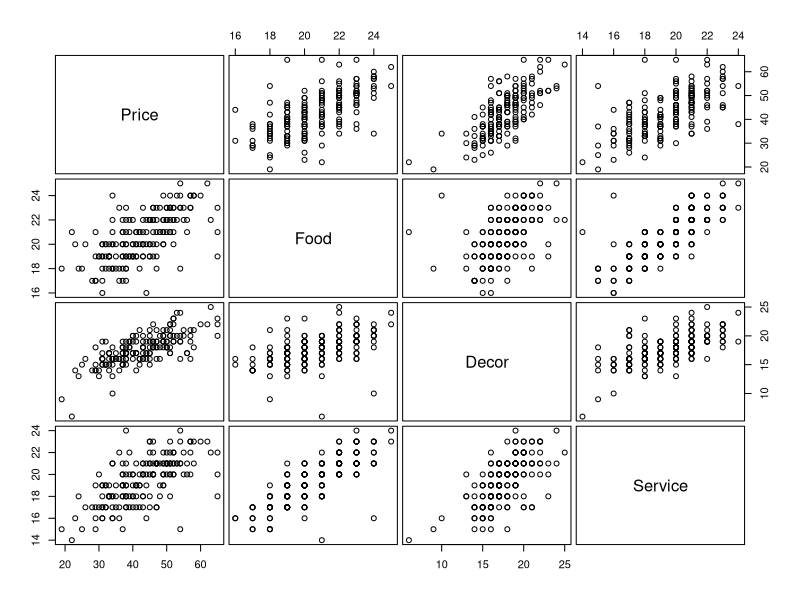
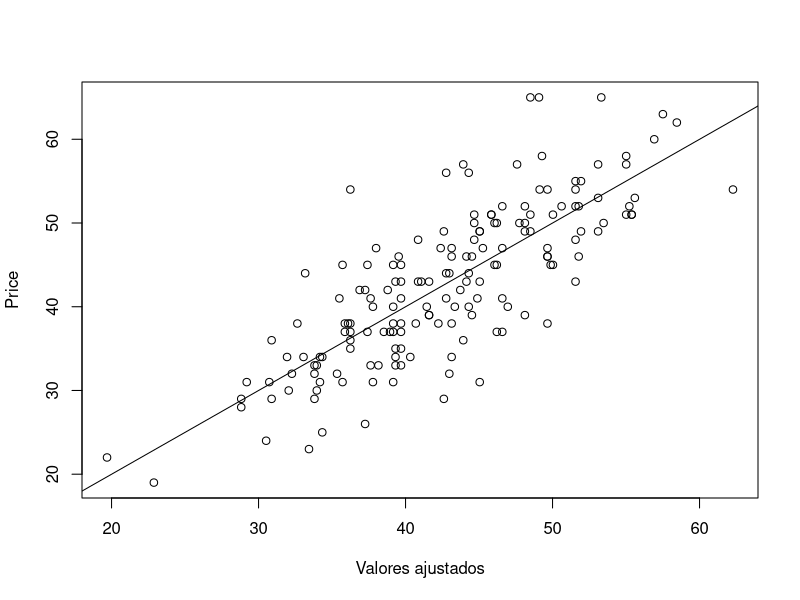
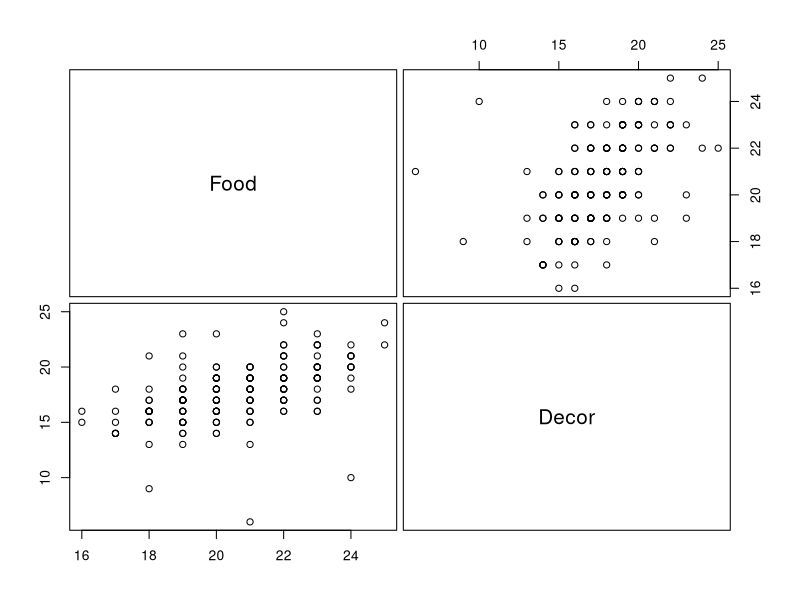
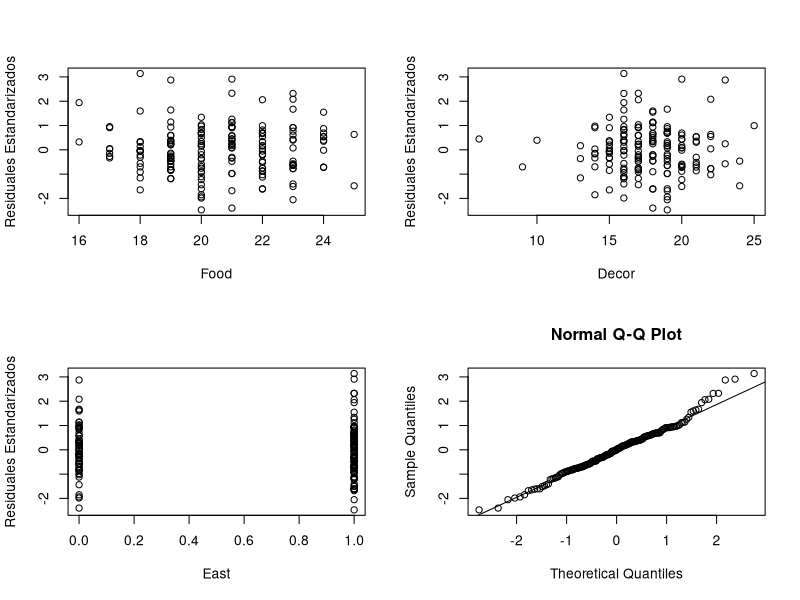

Here is the R script that generated these plots, in order:
# Ejemplo 1. Regresión Lineal Múltiple

# Predecir el precio de cena (platillo). 
# Datos de encuestas de clientes de 168 restaurantes Italianos
# en el área deseada están disponibles.

# Y: Price (Precio): el precio (en USD) de la cena
# X1: Food: Valuación del cliente de la comida (sacado de 30)
# X2: Décor: Valuación del cliente de la decoración (sacado de 30)
# X3: Service: Valuación del cliente del servicio (sacado de 30)
# X4: East: variable dummy: 1 (0) si el restaurante está al este (oeste) de la quinta avenida

# Primero debemos establecer nuestro directorio de trabajo y el archivo
# de datos (nyc.csv) que importaremos a R deberá de estar en este directorio

nyc <- read.csv("nyc.csv", header = TRUE)

# Observamos algunas filas y la dimensión del data frame

tail(nyc, 2) 
dim(nyc)
attach(nyc)

# Acontinuación mostramos una matriz de gráficos de dispersión de los
# tres predictores continuos y la variable de respuesta. 

pairs(~ Price + Food + Decor + Service, data = nyc, gap = 0.4, cex.labels = 1.5)

# Observamos relaciones aproximadamente lineales

# Llevamos a cabo el ajuste de un modelo
# Y = beta0 + beta1*Food + beta2*Decor + beta3*Service + beta4*East + e

m1 <- lm(Price ~ Food + Decor + Service + East)

# Obtenemos un resumen

summary(m1)

# Ajustamos nuevamente un modelo pero ahora sin considerar la variable Service
# ya que en el resultado anterior se observó que su coeficiente de regresión
# no fue estadísticamente significativo (al considerar su p-value)

# Y = beta0 + beta1*Food + beta2*Decor + beta4*East + e (Reducido)

m2 <- lm(Price ~ Food + Decor + East)

# Obtenemos un resumen del modelo ajustado

summary(m2)

# Una forma alternativa de obtener m2 es usar el comando update

m2 <- update(m1, ~.-Service)
summary(m2)

######

# Análisis de covarianza

# Para investigar si el efecto de los predictores depende de la variable dummy 
# East consideraremos el siguiente modelo el cual es una extensión a más de una 
# variable predictora del modelo de rectas de regresión no relacionadas 
# Y = beta0 + beta1*Food + beta2*Decor +  beta3*Service + beta4*East 
#           + beta5*Food*East + beta6*Decor*East + beta7*Service*East + e (Completo)

mfull <- lm(Price ~ Food + Decor + Service + East + 
              Food:East + Decor:East + Service:East)

# Note como ninguno de los coeficientes de regresión para los
# términos de interacción son estadísticamente significativos

summary(mfull)

# Ahora compararemos el modelo completo guardado en mfull contra el modelo
# reducido guardado en m2. Es decir, llevaremos a cabo una prueba de hipótesis
# general de

# H0: beta3 = beta5 = beta6 = beta7 = 0
# es decir Y = beta0 + beta1*Food + beta2*Decor + beta4*East + e (Reducido)
# contra
# H1: H0 no es verdad
# es decir, 
# Y = beta0 + beta1*Food + beta2*Decor +  beta3*Service + beta4*East 
#           + beta5*Food*East + beta6*Decor*East + beta7*Service*East + e (Completo)

# La prueba de si el efecto de los predictores depende de la variable dummy
# East puede lograrse usando la siguiente prueba-F parcial.

anova(m2,mfull)

# Dado que el p-value es aproximadamente 0.36, fallamos en rechazar la hipótesis
# nula y adopatamos el modelo reducido
# Y = beta0 + beta1*Food + beta2*Decor + beta4*East + e (Reducido)

######

# Diagnósticos

# En regresión múltiple, las gráficas de residuales o de residuales
# estandarizados proporcionan información directa sobre la forma
# en la cual el modelo está mal especificado cuando se cumplen
# las siguientes dos condiciones:

# E(Y | X = x) = g(beta0 + beta1*x1 + ... + betap*xp) y
# E(Xi | Xj) aprox alpha0 + alpha1*Xj

# Cuando estas condiciones se cumplen, la gráfica de Y contra
# los valores ajustados, proporciona información directa acerca de g.
# En regresión lineal múltiple g es la función identidad. En
# este caso la gráfica de Y contra los valores ajustados
# debe producir puntos dispersos alrededor de una recta.
# Si las condiciones no se cumplen, entonces un patrón en la
# gráfica de los residuales indica que un modelo incorrecto
# ha sido ajustado, pero el patrón mismo no proporciona 
# información directa sobre como el modelo está mal específicado.

# Ahora tratemos de verificar si el modelo ajustado es un modelo válido.

summary(m2)

# Mostramos una gráfica de Y, el precio contra los valores
# ajustados 

plot(m2$fitted.values, Price, xlab = "Valores ajustados", ylab = "Price")
abline(lsfit(m2$fitted.values, Price))

# Acontinuación mostramos una matriz de gráficos de dispersión de los
# dos predictores continuos. Los predictores parecen estar linealmente
# relacionados al menos aproximadamente

pairs(~ Food + Decor, data = nyc, gap = 0.4, cex.labels = 1.5)


# Acontinuación veremos gráficas de residuales estandarizados contra cada
# predictor. La naturaleza aleatoria de estas gráficas es un indicativo de
# que el modelo ajustado es un modelo válido para los datos.

StanRes2 <- rstandard(m2)
par(mfrow = c(2, 2))
plot(Food, StanRes2, ylab = "Residuales Estandarizados")
plot(Decor, StanRes2, ylab = "Residuales Estandarizados")
plot(East, StanRes2, ylab = "Residuales Estandarizados")

# Buscamos evidencia para soportar la supocisión de normalidad en los errores 

qqnorm(StanRes2)
qqline(StanRes2)

dev.off()

# Inspirado en:

# [S.J. Sheather, A Modern Approach to Regression with R, DOI: 10.1007/978-0-387-09608-7_2, © Springer Science + Business Media LLC 2009](https://gattonweb.uky.edu/sheather/book/index.php)

